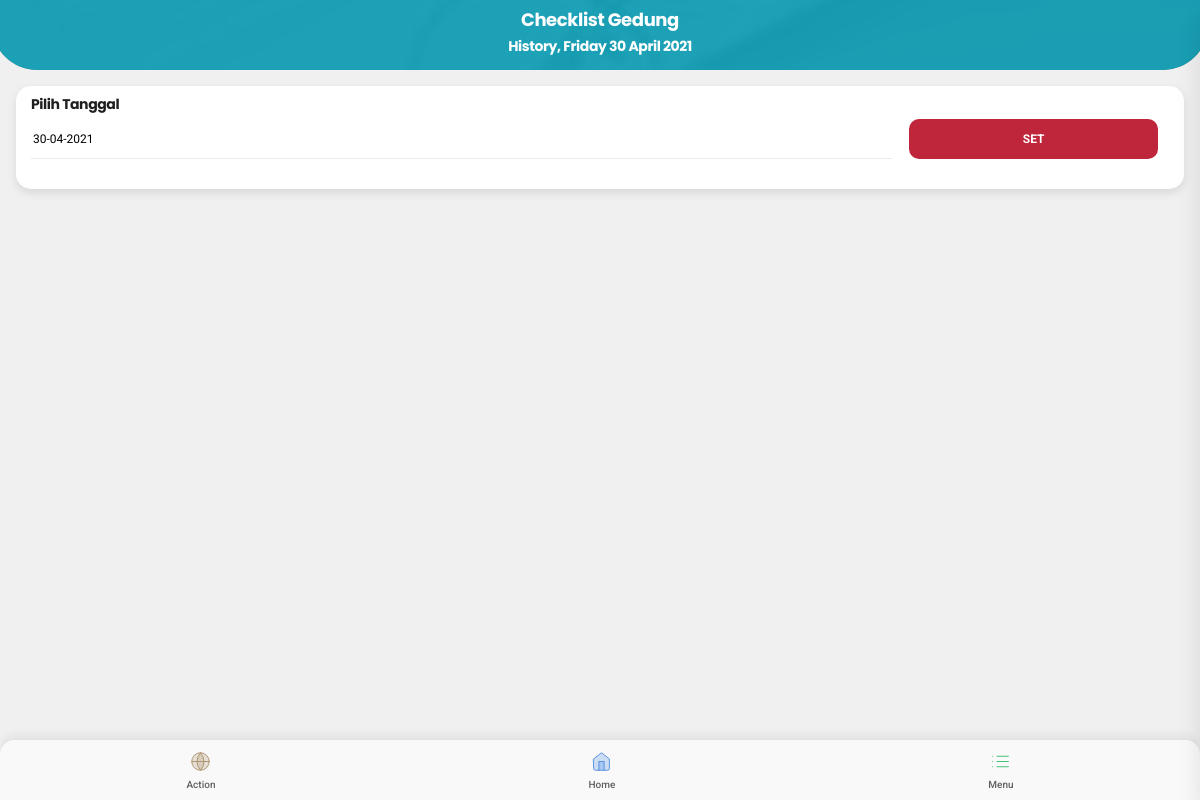
The app's page /menondc/history (signed in), older data.
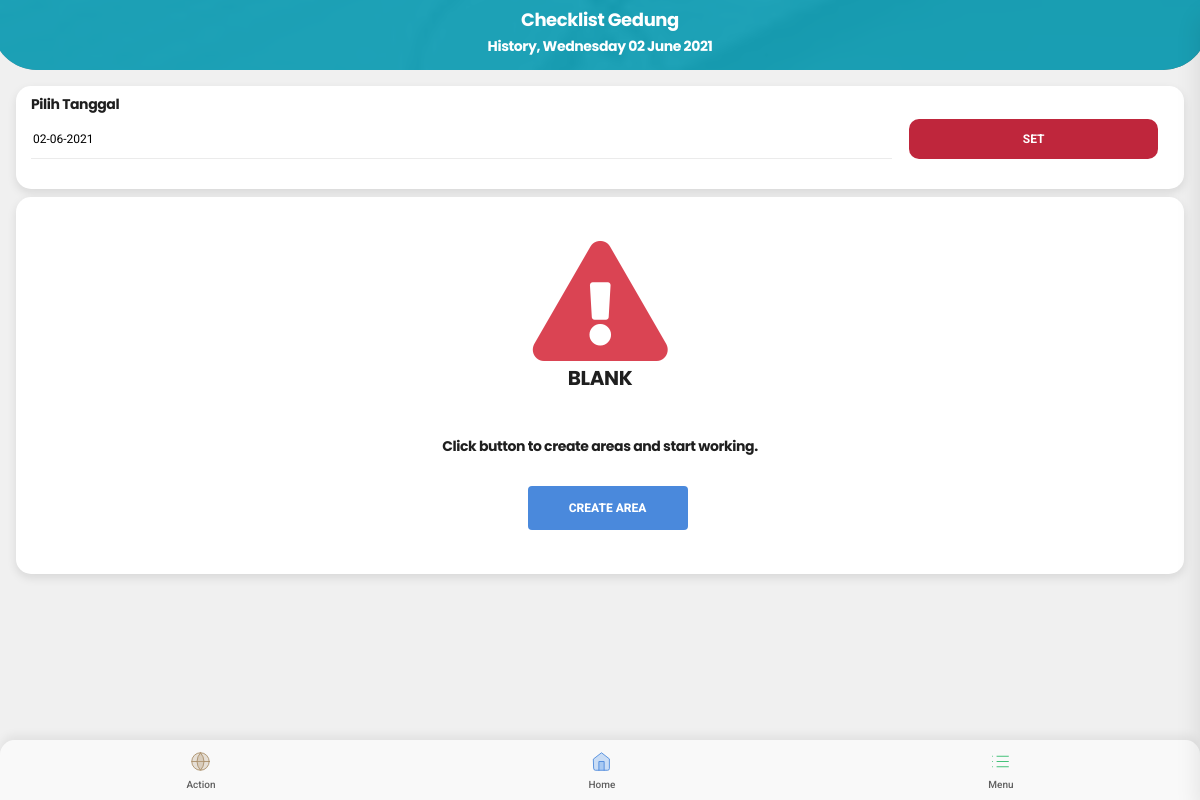
The same page, newer data.
### menondc/models.py (models this page shows, shortened)
class mendc_latest_history(models.Model):
    history = models.DateField(
        name="history", auto_now=False, auto_now_add=False, verbose_name="History")
    last_update = models.DateTimeField(
        _("Last Update"), name="lastUpdate", auto_now=True, auto_now_add=False)
    is_delete = models.BooleanField(
        _("Is Delete"), name="isDelete", null=True, blank=True, default=False)
    create_at = models.DateTimeField(
        _("Create At"), name="createAt", default=tz.now, null=True, blank=True)
    delete_at = models.DateTimeField(
        _("Delete At"), name="deleteAt", default=pytz.timezone(settings.TIME_ZONE).localize(datetime(2050, 12, 31, 23, 59, 59)), null=True, blank=True)
    class Meta:
        db_table = ''
        managed = True
        verbose_name = 'history'
        verbose_name_plural = 'histories'

### menondc/views.py (the view, shortened to what this page needs)
# urls.py: path('history', mendc_history, name='mendc_history'),
@login_required(login_url='user_login')
def mendc_history(request):
    obj = mendc_latest_history.objects.get(id=1, isDelete=False)
    history_date = pytz.timezone(settings.TIME_ZONE).localize(
        datetime.combine(obj.history, datetime.min.time()))
    areas = mendc_area.objects.filter(
        Q(createAt__lte=history_date) & Q(deleteAt__gt=history_date))
    subareas = mendc_subarea.objects.filter(
        Q(createAt__lte=history_date) & Q(deleteAt__gt=history_date))
    dailies = mendc_daily.objects.filter(Q(hariIni=obj.history))
    days = None
    if request.user.groups.all().first().name == 'maker':
        days = mendc_day.objects.filter(Q(hariIni=obj.history) & Q(mendcMaker__isnull=True) & Q(
            mendcChecker__isnull=True) & Q(mendcSigner__isnull=True) & Q(isDelete=False))
    if request.user.groups.all().first().name == 'checker':
        days = mendc_day.objects.filter(Q(hariIni=obj.history) & Q(mendcMaker__isnull=False) & Q(
            mendcChecker__isnull=True) & Q(mendcSigner__isnull=True) & Q(isDelete=False))
    if request.user.groups.all().first().name == 'signer':
        days = mendc_day.objects.filter(Q(hariIni=obj.history) & Q(mendcMaker__isnull=False) & Q(
            mendcChecker__isnull=False) & Q(mendcSigner__isnull=True) & Q(isDelete=False))
    context = {
        'areas': areas,
        'subareas': subareas,
        'harians': dailies,
        'tanggalstr': obj.history.strftime('%Y-%m-%d'),
        'tanggal': obj.history,
        'harianCount': dailies.count(),
        'title': 'Checklist Gedung',
        'days': days,
    }
    return render(request, 'menondc/mendc_history.html', context)

### templates/menondc/mendc_history.html (shortened to what this page needs)
<!DOCTYPE HTML>
<html lang="en">
{% load static %}
<head>
    <link rel="stylesheet" type="text/css" href=" {% static 'styles/bootstrap.css' %}" />
    <link href="https://cdnjs.cloudflare.com/ajax/libs/bootstrap-datepicker/1.2.0/css/datepicker.min.css"
        rel="stylesheet">
    <link rel="stylesheet" type="text/css" href="{% static 'styles/style.css' %}" />
    <link rel="stylesheet" type="text/css" href=" {% static 'fonts/css/fontawesome-all.min.css' %}" />
</head>
<body class="theme-light" data-highlight="blue2">
    <div id="page">
        <div id="footer-bar" class="footer-bar-5">
            <a data-menu="mendc-progress"><i data-feather="globe" data-feather-line="1" data-feather-size="21"
                    data-feather-color="brown1-dark" data-feather-bg="brown1-fade-light"></i><span>Action</span></a>
            {% include 'menu.html' %}
        </div>
        <div class="page-content" style="min-height:60vh!important">
            <div class="page-title page-title-small text-center mt-2">
                <h4 class="text-white">Checklist Gedung</h4>
                <h6 class="text-white">History, {{tanggal | date:"l d F Y"}}</h6>
            </div>
            <div class="card header-card shape-rounded" data-card-height="70">
                <div class="card-overlay bg-info opacity-95"></div>
                <div class="card-overlay dark-mode-tint"></div>
                <div class="card-bg preload-img" data-src="{% static 'images/pictures/20s.jpg' %}"></div>
            </div>
            <form method="POST">
                <div class="card card-style my-2">
                    <div class="content my-0">
                        <h6 class="mt-2">Pilih Tanggal</h6>
                        <div class="input-style input-style-1 row mb-0 px-0 py-0">
                            <div class="col-9 pr-0">
                                <input type="text" id="history" name="history" value="{{tanggal | date:'d-m-Y'}}"
                                    placeholder="{{tanggal | date:'d-m-Y'}}" autocomplete="off" required
                                    data-date-end-date="0d" />
                            </div>
                            <div class="col-3 pl-0 text-center">
                                <button type="submit" style="width: 90%;"
                                    class="btn btn-full btn-margins rounded-sm btn-sm bg-red1-dark text-center font-700 text-uppercase">SET</button>
                            </div>
                        </div>
                    </div>
                </div>
            </form>
            {% if harianCount == 0 %}
            <div class="card card-style text-center">
                <div class="content pt-4 pb-4">
                    <h1><i class="fa fa-exclamation-triangle color-red2-dark fa-5x"></i></h1>
                    <h3 class="text-uppercase pb-3">Blank</h3>
                    <p class="boxed-text-l">
                        <h6>Click button to create areas and start working.</h6>
                    </p>
                    <div class="row mb-0">
                        <div class="col-12 pr-0"><a href="{% url 'mendc_history_zero' %}"
                                class="btn btn-m btn-center-m bg-highlight font-800 text-uppercase">Create Area</a>
                        </div>
                    </div>
                </div>
            </div>
            {% endif %}
        </div>
    </div>
</body>

Row changes from the older to the newer data that the page shows:
changed mendc_latest_history: history "Friday 30 April 2021" → "Wednesday 02 June 2021"; history "30-04-2021" → "02-06-2021"
Text that changed along with them:
text now shown: "BLANK Click button to create areas and start working. CREATE AREA"
